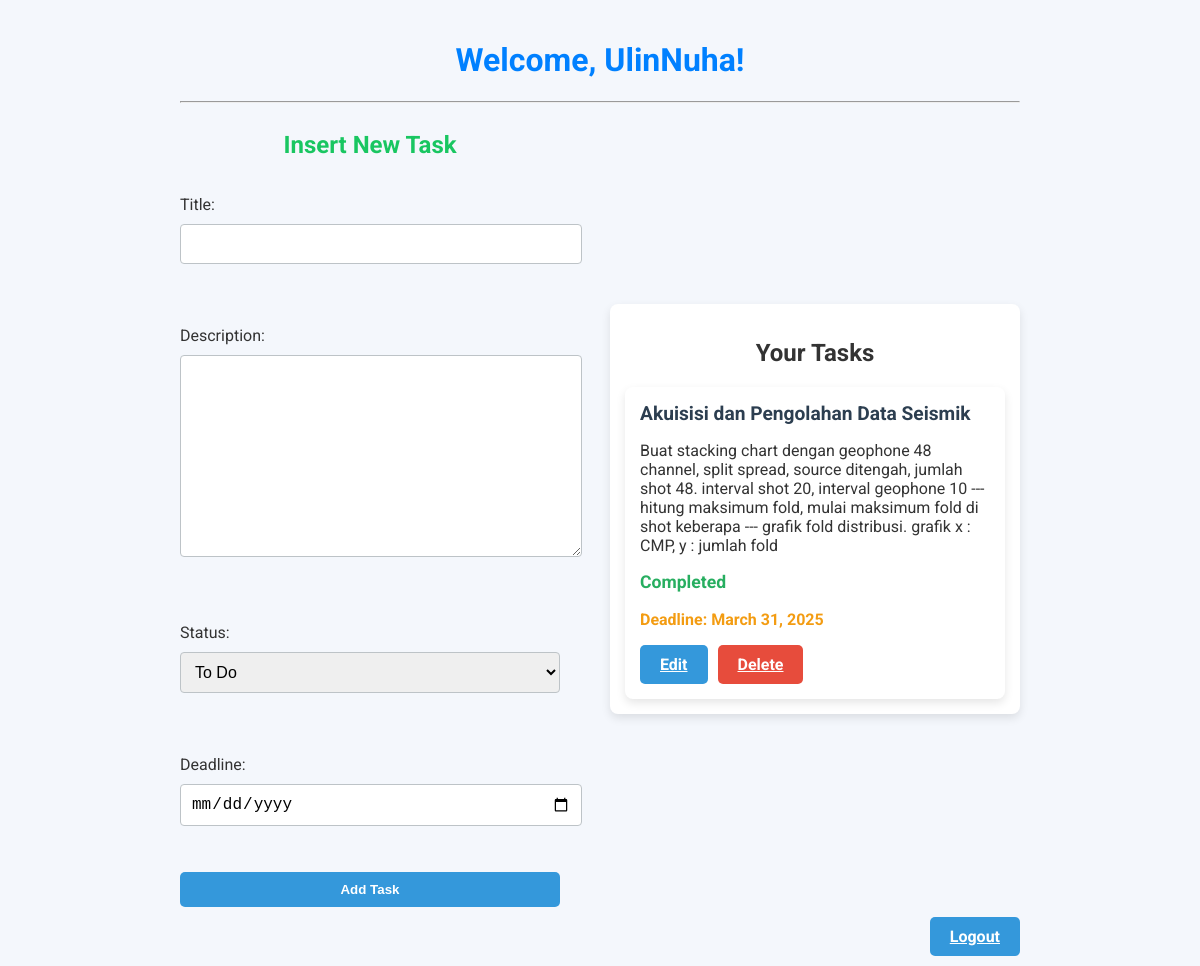
The app's page /main/ (signed in) with its own data.
### taskmanager/models.py (models this page shows, shortened)
class Task(models.Model):
    title = models.CharField(max_length=255)
    description = models.TextField(blank=True, null=True)
    deadline = models.DateField(blank=True, null=True)
    status_choices = [
        ('todo', 'To Do'),
        ('in_progress', 'In Progress'),
        ('completed', 'Completed'),
    ]
    status = models.CharField(max_length=15, choices=status_choices, default='todo')
    created_at = models.DateTimeField(auto_now_add=True)
    updated_at = models.DateTimeField(auto_now=True)
    user = models.ForeignKey(User, on_delete=models.CASCADE)

### taskmanager/views.py (the view)
# urls.py: path('main/', views.main, name='main'),
@login_required
def main(request):
    tasks = Task.objects.filter(user=request.user)
    form = TaskForm(request.POST or None)
    if form.is_valid():
        task = form.save(commit=False)
        task.user = request.user
        task.save()
        return redirect('main')
    return render(request, 'main.html', {'tasks': tasks, 'form': form})

### taskmanager/form.py
class TaskForm(forms.ModelForm):
    class Meta:
        model = Task
        fields = ['title', 'description', 'status', 'deadline']
        widgets = {
            'deadline': forms.DateInput(attrs={'type': 'date', 'class': 'input-field'}),
            'status': forms.Select(attrs={'class': 'input-field'}),
            'description': forms.Textarea(attrs={'class': 'input-field'}),
            'title': forms.TextInput(attrs={'class': 'input-field'})
        }
    def __init__(self, *args, **kwargs):
        super().__init__(*args, **kwargs)
        self.fields['status'].widget.attrs['readonly'] = True

### templates/main.html (shortened to what this page needs)
<!DOCTYPE html>
<html lang="en">
<head>
</head>
<body>
<div class="container">
    <h1>Welcome, {{ user.username }}!</h1>
    <hr>
    <div class="task-section">
        <div>
            <h2 style="color: #19c661;">Insert New Task</h2>
            <form method="POST" style="margin-bottom: 20px;" class="form-container">
                {{ form.as_p }}
                <button type="submit" class="btn">Add Task</button>
            </form>
        </div>
        <div class="task-list">
            <h2 style="color: #333;">Your Tasks</h2>
            {% for task in tasks %}
            <div class="task">
                <div>
                    <h3>{{ task.title }}</h3>
                    <p>{{ task.description }}</p>
                    <p class="task-status">{{ task.get_status_display }}</p>
                    <p class="task-deadline">Deadline: {{ task.deadline|date:"F j, Y" }}</p>
                </div>
                <div class="task-actions">
                    <a href="{% url 'edit_task' task.id %}" class="btn">Edit</a>
                    <a href="{% url 'delete_task' task.id %}" class="btn" style="background-color: #E74C3C;">Delete</a>
                </div>
            </div>
            {% empty %}
            <p style="text-align: center;">No tasks found</p>
            {% endfor %}
        </div>
    </div>
    <div style="text-align: right;">
        <a href="/logout" class="btn">Logout</a>
    </div>
</div>
</body>
</html>

### templates/main.html (style rules this page uses)
body { font-family: 'Roboto', sans-serif; margin: 0; padding: 0; background-color: #f4f7fc; color: #333; }
.container { max-width: 70%; margin: auto; padding: 20px; }
h1, h2 { color: #0080ff; text-align: center; }
.form-container { display: flex; flex-direction: column; gap: 20px; max-width: 1000px; margin: auto; }
.input-field { width: 100%; padding: 10px; margin: 10px 0; border: 1px solid #BDC3C7; border-radius: 4px; font-size: 16px; }
.task-section { display: flex; justify-content: space-between; align-items: center; gap: 50px; }
.task-section > div { flex: 1; }
.task { background-color: white; padding: 15px; border-radius: 8px; box-shadow: 0 4px 10px rgba(0, 0, 0, 0.1); margin-top: 20px; }
.task-actions { margin-top: 10px; display: flex; gap: 10px; }
.btn { padding: 10px 20px; background-color: #3498DB; color: white; border: none; border-radius: 5px; cursor: pointer; font-weight: bold; transition: background-color 0.3s, transform 0.2s; }
.task-list { background-color: white; padding: 15px; border-radius: 8px; box-shadow: 0 4px 10px rgba(0, 0, 0, 0.1); margin-bottom: 20px; max-height: 70vh; overflow-y: auto; flex: 1; }
.task h3 { margin: 0; font-size: 1.2em; color: #2C3E50; }
.task-status { font-size: 1.1em; font-weight: bold; color: #27AE60; }
.task-deadline { font-size: 1em; font-weight: bold; color: #F39C12; }

### records on screen
Task: title "Akuisisi dan Pengolahan Data Seismik", description "Buat stacking chart dengan geophone 48 channel, split spread, source ditengah, jumlah shot 48. interval shot 20, interval geophone 10 --- hitung maksimum fold, mulai maksimum fold di shot keberapa --- grafik fold distribusi. grafik x : CMP, y : jumlah fold", status "Completed", deadline "March 31, 2025"

### other values on screen
{{ user.username }} "UlinNuha"
